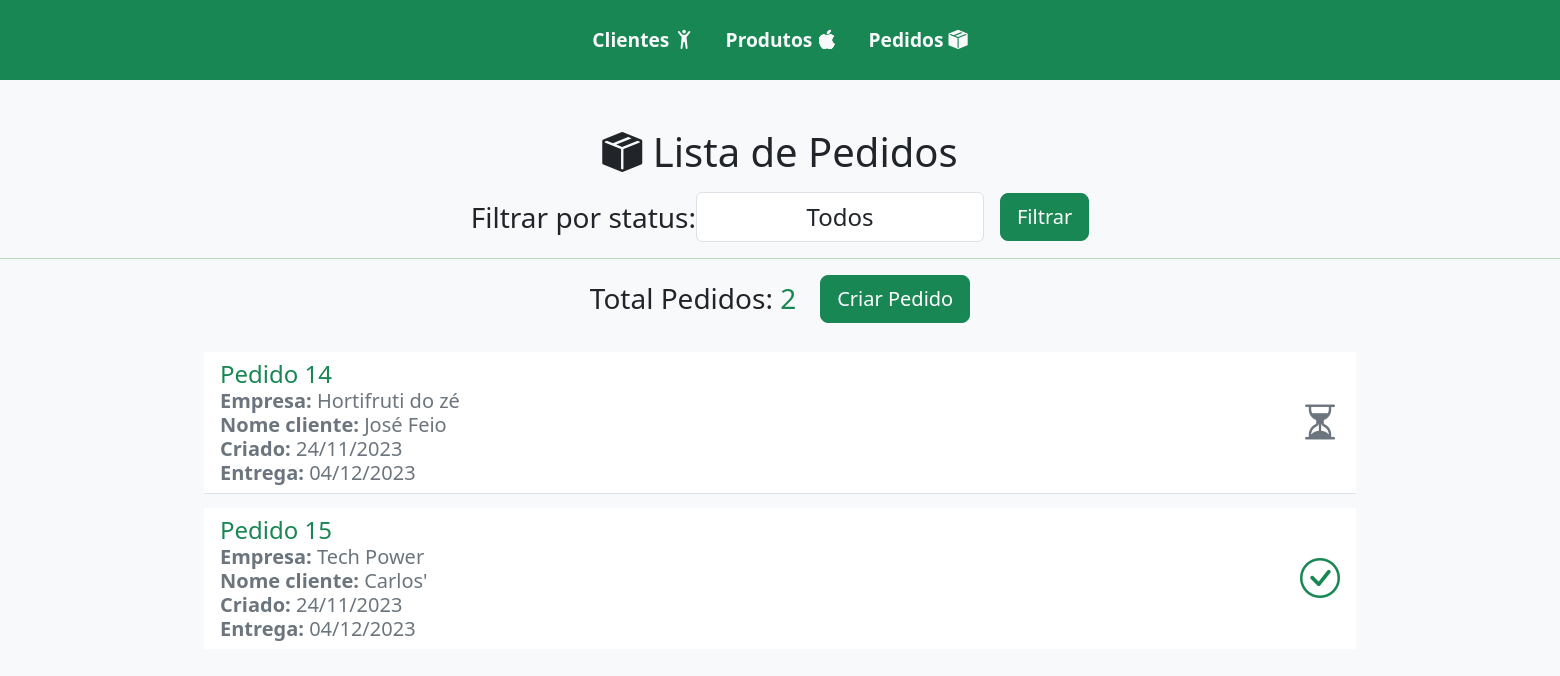
The app's page /pedidos/, older data.
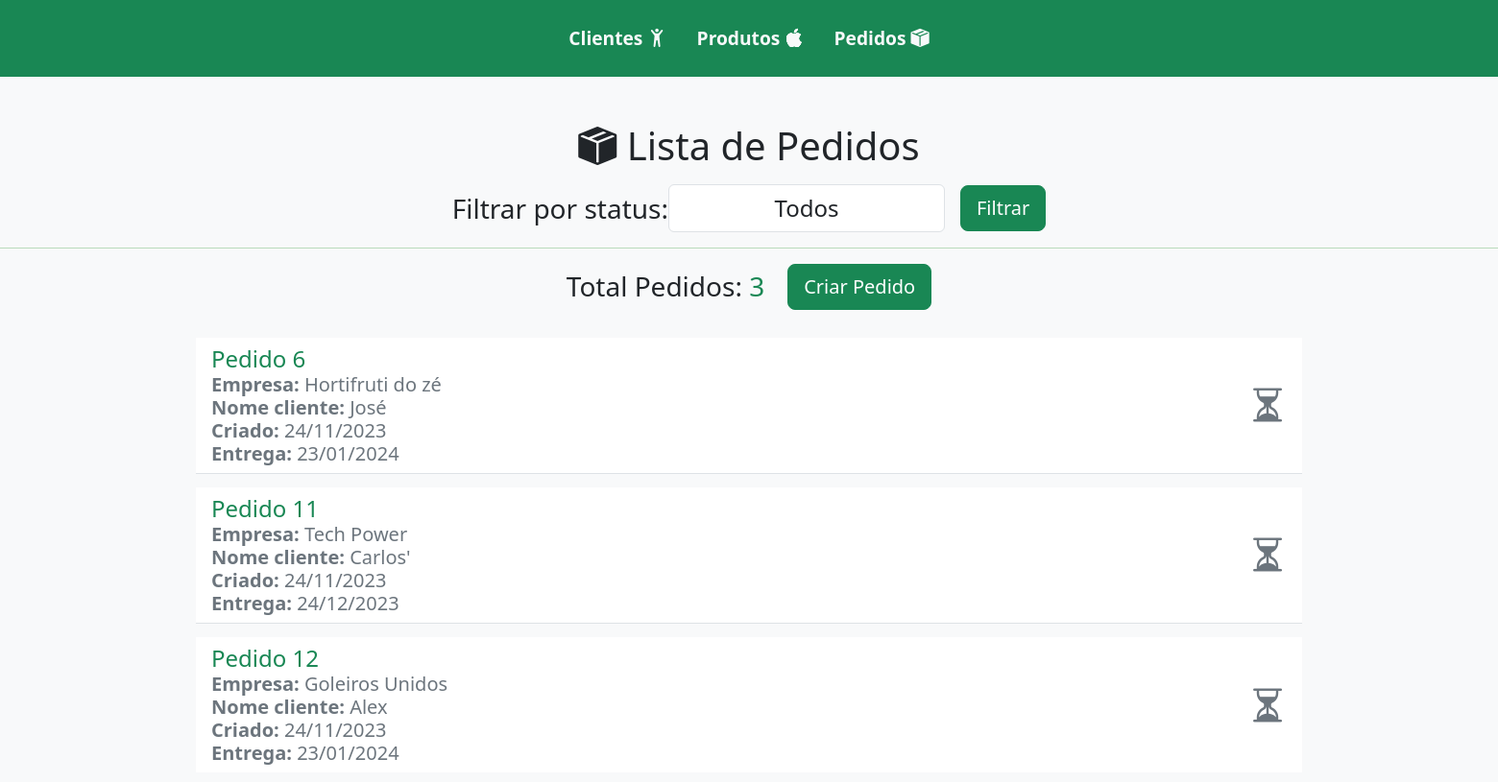
The same page, newer data.
### fazenda/models.py (models this page shows, shortened)
class Pedido(models.Model):
    cliente = models.ForeignKey(Cliente, on_delete=models.CASCADE)
    produtos = models.ManyToManyField(Produto, through="ItemPedido")
    data_pedido = models.DateField(auto_now_add=True)
    status = models.CharField(
        max_length=10,
        choices=(
            ("Pendente", "Pendente"),
            ("Concluído", "Concluído"),
        ),
        default="Pendente",
    )
    def maior_tempo_preparo(self):
        tempos_preparo = self.produtos.all().values_list("tempo_preparo", flat=True)
        if tempos_preparo:
            return max(tempos_preparo)
        return 0
    def data_entrega(self):
        maior_tempo = self.maior_tempo_preparo()
        if maior_tempo > 0:
            return self.data_pedido + timedelta(days=maior_tempo)
        return self.data_pedido

class Cliente(models.Model):
    nome = models.CharField(max_length=100)
    empresa = models.CharField(max_length=100, blank=True, null=True)
    telefone = models.CharField(max_length=20)

### fazenda/views.py (the view)
# urls.py: path("pedidos/", views.listar_pedidos, name="listar_pedidos"),
def listar_pedidos(request):
    status_filter = request.GET.get("status")
    pedidos = Pedido.objects.all()
    if status_filter:
        pedidos = pedidos.filter(status=status_filter)
    return render(request, "listar_pedidos.html", {"pedidos": pedidos})

### fazenda/templates/listar_pedidos.html (shortened to what this page needs)
{% extends 'base.html' %}
{% load static %}
{% block content %}
    <div class="container-fluid d-flex flex-column justify-content-center align-items-center pedidos">
        <h1 class="mb-3">
    <i class="bi bi-box-seam-fill"></i>
    Lista de Pedidos
        <form method="GET"
              class="d-flex flex-row justify-content-center align-items-center form w-75 fs-3">
            <label for="status">Filtrar por status:</label>
            <select name="status"
                    id="status"
                    class="form-control selectpicker w-25 text-center text-lg fs-4">
                <option value="">Todos</option>
            </select>
            <button class="btn btn-success btn-lg ms-3 " type="submit">Filtrar</button>
        </form>
        <hr>
        <div class="d-flex flex-row justify-content-center align-items-center w-75 mb-3 gap-4">
            <h5 class="text-center text-lg fs-3">
                Total Pedidos: <span class="text-success">{{ pedidos|length }}</span>
            </h5>
            <a class="btn btn-lg btn-success fs-5 mb-2" href="{% url 'criar_pedido' %}">Criar Pedido</a>
        </div>
        <ul class="h5 list-group list-group-flush w-75 d-flex flex-column justify-content-center align-items-center">
            {% for pedido in pedidos %}
                <a class="list-group-item list-group-item-action d-flex justify-content-between align-items-center list"
                   href="{% url 'detalhes_item_pedido' pedido.id %}">
                    <div class="d-flex flex-column">
                        <span class="fs-4 text-success">Pedido {{ pedido.pk }}</span>
                        <span class="text-secondary"><b>Empresa:</b> {{ pedido.cliente.empresa }}</span>
                        <span class="text-secondary"><b>Nome cliente:</b>  {{ pedido.cliente.nome }}</span>
                        <span class="text-secondary"><b>Criado:</b>  {{ pedido.data_pedido|date:"d/m/Y" }}</span>
                        <span class="text-secondary"><b>Entrega:</b>  {{ pedido.data_entrega|date:"d/m/Y" }}</span>
                    </div>
                    {% if pedido.status == 'Concluído' %}
                        <i class="bi bi-check-circle text-success fs-1"></i>
                    {% else %}
                        <i class="bi bi-hourglass-split text-secondary fs-1"></i>
                    {% endif %}
                {% endfor %}
            </a>
        </ul>
    </div>
{% endblock %}

Row changes from the older to the newer data that the page shows:
removed Pedido: pk "14", cliente.empresa "Hortifruti do zé", cliente.nome "José Feio", data_pedido "24/11/2023", data_entrega "04/12/2023", status "Pendente" (drawn)
removed Pedido: pk "15", cliente.empresa "Tech Power", cliente.nome "Carlos'", data_pedido "24/11/2023", data_entrega "04/12/2023", status "Concluído" (drawn)
added Pedido: pk "6", cliente.empresa "Hortifruti do zé", cliente.nome "José", data_pedido "24/11/2023", data_entrega "23/01/2024", status "Pendente" (drawn)
added Pedido: pk "11", cliente.empresa "Tech Power", cliente.nome "Carlos'", data_pedido "24/11/2023", data_entrega "24/12/2023", status "Pendente" (drawn)
added Pedido: pk "12", cliente.empresa "Goleiros Unidos", cliente.nome "Alex", data_pedido "24/11/2023", data_entrega "23/01/2024", status "Pendente" (drawn)
Text that changed along with them:
{{ pedidos|length }}: "2" → "3"
